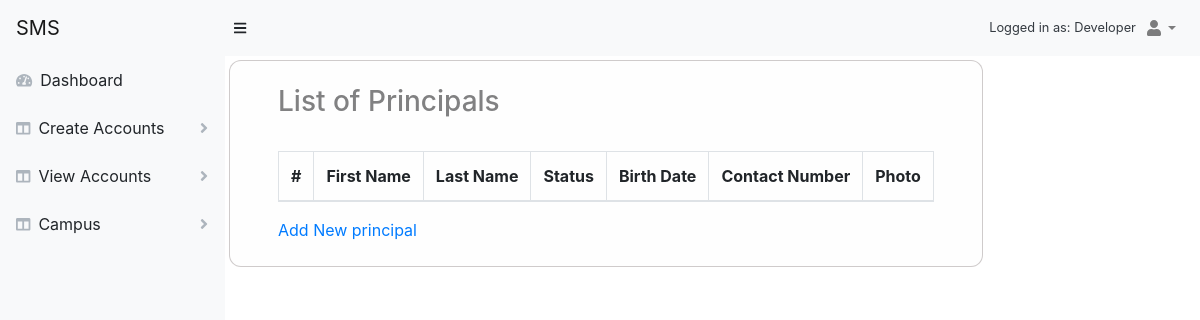
Page /account/view-principal/ (signed in) on the earlier database version.
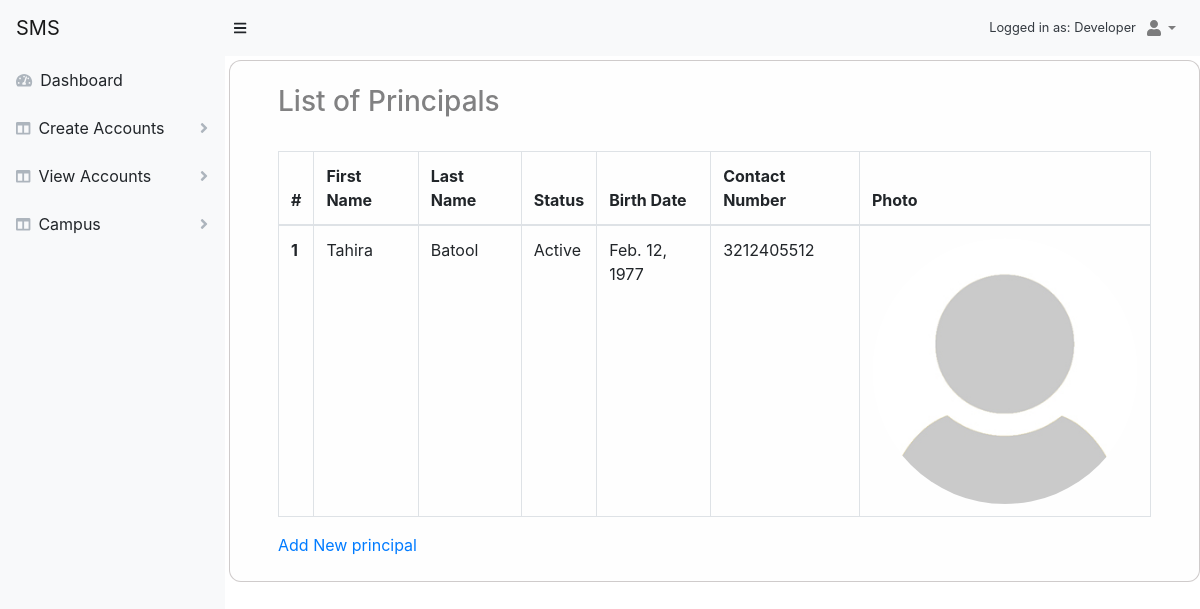
Same page on the later database version.
### accounts/models.py (models this page shows, shortened)
class Profile(models.Model):
    user = models.OneToOneField(User, on_delete=models.CASCADE ,default=1)
    photo = models.ImageField(upload_to=settings.MEDIA_ROOT+'/images/profile_images/%Y%m%d', null=True, blank=True, default='/media/images/default.jpg')
    birth_date = models.DateField()
    date_left = models.DateField(null=True, blank=True)
    salary = models.FloatField(max_length=6)
    contact_number = models.CharField(max_length=11)
    address = models.ForeignKey(Address, on_delete=models.CASCADE, default=1)
    CHOICES = [('M', 'Male'), ('F', 'Female')]
    gender = models.CharField(_('gender'), max_length=1, choices=CHOICES)
    class Meta:
        abstract = True

class Principal(Profile):
    class Meta:
        db_table = 'Principal'
        verbose_name = _('principal')
        verbose_name_plural = _('principals')

class User(AbstractBaseUser, PermissionsMixin):
    email = models.EmailField(_('email address'), unique=True)
    first_name = models.CharField(_('first name'), max_length=30, blank=True)
    last_name = models.CharField(_('last name'), max_length=30, blank=True)
    date_joined = models.DateTimeField(_('date joined'), auto_now_add=True)
    is_active = models.BooleanField(_('active'), default=True)
    is_staff = models.BooleanField(_('staff'), default=True)
    objects = UserManager()
    USERNAME_FIELD = 'email'
    REQUIRED_FIELDS = []
    class Meta:
        db_table = "User"
        verbose_name = _('user')
        verbose_name_plural = _('users')

### accounts/views.py (the view)
# urls.py: path('view-principal/', views.ViewPrincipalUser.as_view(), name='view_principal'),
class ViewPrincipalUser(View):
    template_name = 'accounts/principal/principals.html'
    def get(self, request):
        principals = Principal.objects.all()
        context = { 'principals': principals }
        return render(request, self.template_name, context)

### templates/accounts/principal/principals.html (shortened to what this page needs)
{% extends 'layouts/base.html' %}
{% block content %}
<div class="container">
        <h3>List of Principals</h3>
    <br>
    <table class="table table-lg table-bordered">
        <thead>
            <tr>
                <th>#</th>
                <th>First Name</th>
                <th>Last Name</th>
                <th>Status</th>
                <th>Birth Date</th>
                <th>Contact Number</th>
                <th>Photo</th>
            </tr>
        </thead>
        <tbody>
            {% for principal in principals %}
                <tr>
                    <th>{{ forloop.counter }}</th>
                    <td>{{ principal.user.first_name }}</td>
                    <td>{{ principal.user.last_name }}</td>
                    <td>{% if principal.user.is_active %} Active {% else %} In-Active {% endif %}</td>
                    <td>{{ principal.birth_date }}</td>
                    <td>{{ principal.contact_number }}</td>
                    <td>
                        {% if principal.photo %}
                            <img class='rounded-circle card-img' src={{ principal.photo.url }}/>
                        {% else %}
                            <img class="rounded-circle card-img" src='/media/images/default.jpg'/>
                        {% endif %}
                    </td>
                </tr>
            {% endfor %}
        </tbody>
    </table>
    <a href="{% url 'accounts:create_principal' %}">Add New principal</a>
</div>
{% endblock content %}

Differences in the rows shown:
added Principal: user.first_name "Tahira", user.last_name "Batool", shows "Active", birth_date "Feb. 12, 1977", contact_number "3212405512"
